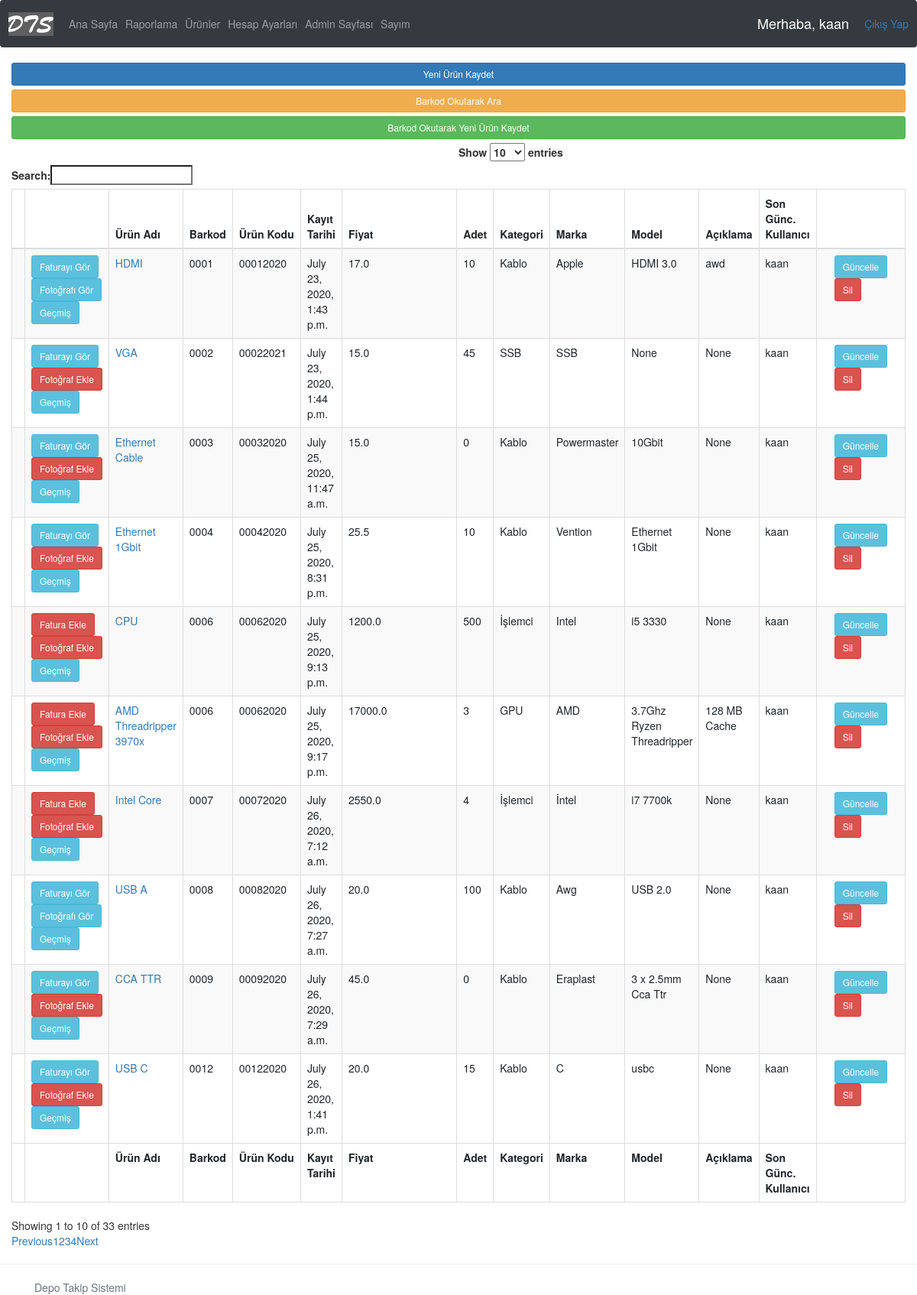
/products/ (signed in), run on an earlier commit of the app's database.
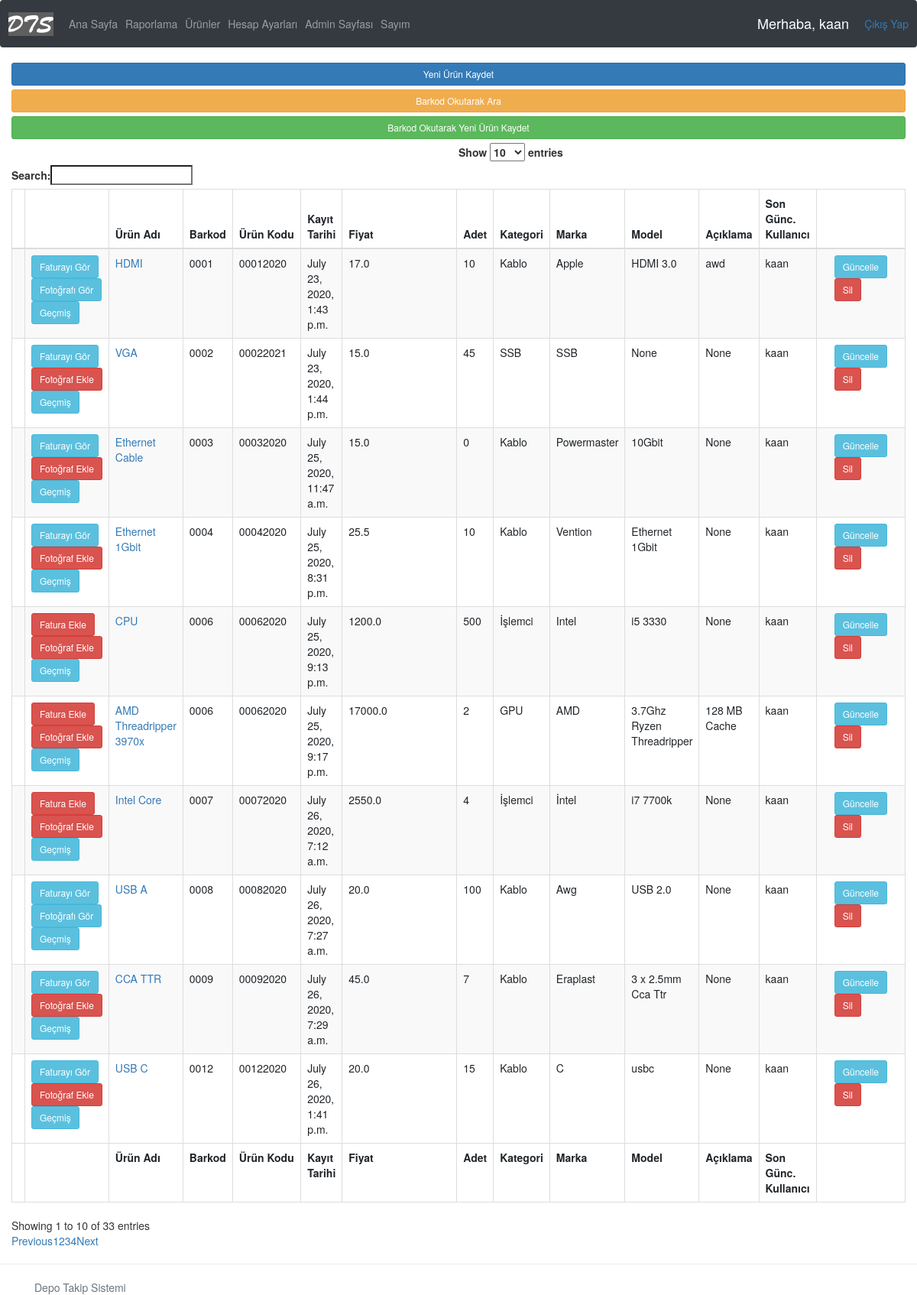
And on a later commit of the database.
### accounts/models.py (models this page shows, shortened)
class Product(models.Model):
    name = models.CharField(max_length=200)
    barcode = models.CharField(max_length=48)
    code = models.CharField(max_length=255)
    criticalStock = models.BooleanField(default=False) #kritik stok
    criticalStockAmt = models.IntegerField(null=True, blank=True)
    photo = models.ImageField(blank=True, null=True)
    vendor = models.CharField(max_length=200) #alınan firma
    dateBought = models.DateField(null=True) #satın alınan tarih
    regDate = models.DateTimeField( auto_now_add=True, null=True ) #ürünün kayıt edildiği tarih
    price = models.FloatField() #ürünün fiyatı
    amount = models.IntegerField() #ürünün adeti
    category = models.CharField(max_length=200) #ürünün kategorisi
    brand = models.CharField(max_length = 200) #ürünün markası
    model = models.CharField(max_length = 200, blank=True, null=True)
    description = models.CharField(max_length = 400, blank=True, null=True) #açıklama
    editor = models.CharField(max_length = 200) #ürünü kaydeden/silen kullanıcı
    invoice = models.OneToOneField('Invoice', on_delete=models.CASCADE, related_name="fatura", null=True, blank=True )
    history = HistoricalRecords(
        history_change_reason_field=models.TextField(null=True, max_length=255)
    )
    lastStocktakeTime = models.DateTimeField(blank=True, null=True) #son sayım yapılan tarih

### accounts/views.py (the view)
# urls.py: path('products/', views.products, name='products'),
@login_required(login_url='login')
def products(request):
    products = Product.objects.all()
    context = {'products': products }
    return render( request, 'accounts/products-new.html', context )

### accounts/templates/accounts/products-new.html (shortened to what this page needs)
{%  extends 'accounts/main.html' %}
{% block content %}
<script src="https://code.jquery.com/jquery-3.3.1.slim.min.js"></script>
<link rel="stylesheet" href="https://cdn.datatables.net/1.10.21/css/dataTables.bootstrap.min.css">
<link rel="stylesheet" href="https://maxcdn.bootstrapcdn.com/bootstrap/3.3.7/css/bootstrap.min.css">
<a class="btn btn-primary  btn-sm btn-block" href="{% url 'addProduct' %}">Yeni Ürün Kaydet</a>
<a class="btn btn-warning  btn-sm btn-block" href="{% url 'barcode_view' %}">Barkod Okutarak Ara</a>
<a class="btn btn-success  btn-sm btn-block" href="{% url 'addProductFromBarcode' %}">Barkod Okutarak Yeni Ürün Kaydet</a>
    <table id="products" class="table table-striped table-bordered" cellspacing="0" width="100%">
      <thead>
        <tr>
          <th></th>
          <th></th>
          <th>Ürün Adı</th>
          <th>Barkod</th>
          <th>Ürün Kodu</th>
          <th>Kayıt Tarihi</th>
          <th>Fiyat</th>
          <th>Adet</th>
          <th>Kategori</th>
          <th>Marka</th>
          <th>Model</th>
          <th>Açıklama</th>
          <th>Son Günc. Kullanıcı</th>
          <th></th>
        </tr>
      </thead>
      <tbody>
          {% for product in products %}
              <tr>
                  <td></td>
                  <div class="col-sm-2 buttons-alignment">
                      <td>
                          {% if product.invoice is not Null %}
                              <a class="btn btn-sm btn-info" href="{% url 'invoice-path' product.invoice.id %}">Faturayı Gör</a>
                          {% else %}
                              <a class="btn btn-sm btn-danger" href="{% url 'addInvoice' product.id %}">Fatura Ekle</a>
                          {% endif %}
                          {% if product.photo %}
                             <a class="btn btn-sm btn-info" href="{{ product.photo.url }}">Fotoğrafı Gör</a>
                          {% else %}
                             <a class="btn btn-sm btn-danger" href="{% url 'updateProduct' product.id %}">Fotoğraf Ekle</a>
                          {% endif %}
                          <a class="btn btn-sm btn-info" href="{% url 'history-path' product.id %}">Geçmiş</a>
                      </td>
                  </div>
                  <td>
                      <a href="{% url 'productPage' product.id %}">{{ product.name }}</a>
                  </td>
                  <td>{{ product.barcode }}</td>
                  <td>{{ product.code }}</td>
                  <td>{{ product.regDate }}</td>
                  <td>{{ product.price }}</td>
                  <td>{{ product.amount }}</td>
                  <td>{{ product.category }}</td>
                  <td>{{ product.brand }}</td>
                  <td>{{ product.model }}</td>
                  <td>{{ product.description }}</td>
                  <td>{{ product.editor }}</td>
                  <td>
                      <div class="col-sm-2 buttons-alignment">
                          <a class="btn btn-sm btn-info" href="{% url 'updateProduct' product.id %}">Güncelle</a>
                          <a class="btn btn-sm btn-danger" href="{% url 'deleteProduct' product.id %}">Sil</a>
                      </div>
                  </td>
              </tr>
          {% endfor %}
      </tbody>
      <tfoot>
        <tr>
          <th>
          </th>
          <th>
          </th>
          <th>Ürün Adı
          </th>
          <th>Barkod
          </th>
          <th>Ürün Kodu
          </th>
          <th>Kayıt Tarihi
          </th>
          <th>Fiyat
          </th>
          <th>Adet
          </th>
          <th>Kategori
          </th>
          <th>Marka
          </th>
          <th>Model
          </th>
          <th>Açıklama
          </th>
          <th>Son Günc. Kullanıcı
          </th>
        </tr>
      </tfoot>
    </table>
{% endblock content %}

What changed in the data, as far as the page shows it:
changed Product "AMD Threadripper 3970x": amount "3" → "2"
changed Product "CCA TTR": amount "0" → "7"
